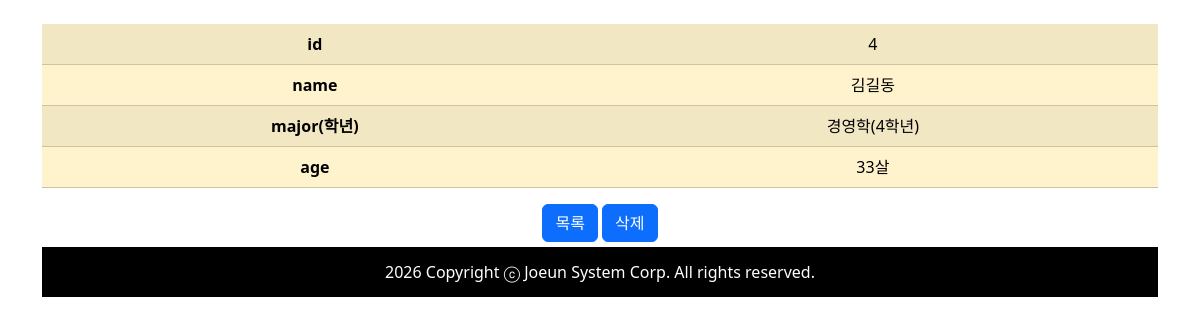
The app's page /student/get/4 with its own data.
### student/models.py (models this page shows, shortened)
class Student(models.Model): # 테이블이름 : 앱명_클래스명소문자(student_student)
  id = models.AutoField(primary_key=True) # 테이블안의 컬럼
  name = models.CharField(max_length=100, unique=True)
  major = models.CharField(max_length=100, null=True, blank=True)
  age   = models.IntegerField(default=1)
  grade = models.IntegerField(default=1)

### student/views.py (the view)
# urls.py: path("get/<int:id>",    views.get,    name="get"),
def get(request, id:int):
  try:
    student = Student.objects.get(id=id)
    return render(request, "student/get.html", {"student":student})
  except:
    messages.error(request, f"{id}번 학생을 찾을 수 없습니다")
    return redirect("/student")

### student/templates/student/get.html (shortened to what this page needs)
{% extends "base.html" %}
{% block content %}
    <table class="table table-warning table-striped">
      <tbody>
        <tr>
          <th>id</th>
          <td>{{student.id}}</td>
        </tr>
        <tr>
          <th>name</th>
          <td>{{student.name}}</td>
        </tr>
        <tr>
          <th>major(학년)</th>
          <td>{{student.major}}({{student.grade}}학년)</td>
        </tr>
        <tr>
          <th>age</th>
          <td>{{student.age}}살</td>
        </tr>
      </tbody>
    </table>
    <button type="button" class="btn btn-primary"
      onclick="location='/student'">
      목록
    </button>
    <button type="button" class="btn btn-primary"
      onclick="location='/student/delete/{{student.id}}'">
      삭제
    </button>
{% endblock %}

### records on screen
Student: id "4", name "김길동", major "경영학", grade "4", age "33"

### other values on screen
{{ year }} "2026"
